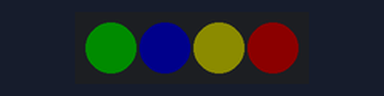
The program below on a simulated CircuitPython board. Parts: 4 RGB LEDs in strip order, left to right. Dim RGB values are drawn brighter than linear; USB keyboard and mouse output is not drawn.

Above: at 1.0 s.
At 4.38 s:
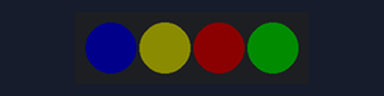
At 7.64 s:
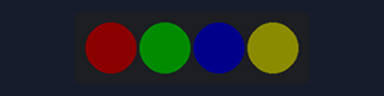
At 14.15 s:
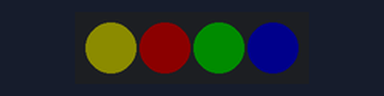
Timing chart, 0 to 14.4 s (numbered marks = the images above):
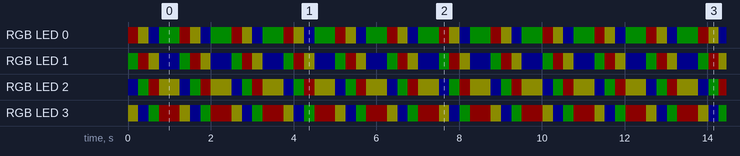

The program:

code.py
```python
import usb_hid
import time
import board
import neopixel
from adafruit_hid.mouse import Mouse

# pixels = neopixel.NeoPixel(board.NEOPIXEL, 1)

p1 = neopixel.NeoPixel(board.NEOPIXEL, 4, brightness=0.05, auto_write=False)
m = Mouse(usb_hid.devices)

modulo = 0
second = 0

while True:

    if modulo == 0:
        p1[0] = (255, 0, 0)
        p1[1] = (0, 255, 0)
        p1[2] = (0, 0, 255)
        p1[3] = (255,255, 0)

    if modulo == 3:
        p1[3] = (255, 0, 0)
        p1[0] = (0, 255, 0)
        p1[1] = (0, 0, 255)
        p1[2] = (255,255, 0)

    if modulo == 2:
        p1[2] = (255, 0, 0)
        p1[3] = (0, 255, 0)
        p1[0] = (0, 0, 255)
        p1[1] = (255,255, 0)

    if modulo == 1:
        p1[1] = (255, 0, 0)
        p1[2] = (0, 255, 0)
        p1[3] = (0, 0, 255)
        p1[0] = (255,255, 0)

    p1.show()

    modulo = modulo + 1

    if modulo == 5:
        modulo = 0
        second = second +1


    time.sleep(0.25)

    if second == 30:
        m.move(2, 0)
        time.sleep(0.1)
        m.move(0, 2)
        time.sleep(0.1)
        m.move(-2, 0)
        time.sleep(0.1)
        m.move(0, -2)
        time.sleep(0.1)
        second = 0
```

Measured:
- by itself, RGB LED 0: off → RGB(12, 0, 0) at 0.00 s, → RGB(12, 12, 0) 0.25 s later, → RGB(0, 0, 12) 0.25 s later, → RGB(0, 12, 0) 0.25 s later, … (412 changes in this stretch)
- by itself, RGB LED 1: off → RGB(0, 12, 0) at 0.00 s, → RGB(12, 0, 0) 0.25 s later, → RGB(12, 12, 0) 0.25 s later, → RGB(0, 0, 12) 0.25 s later, … (412 changes in this stretch)
- by itself, everything shown: repeats every 12.5 s, in 40 steps
